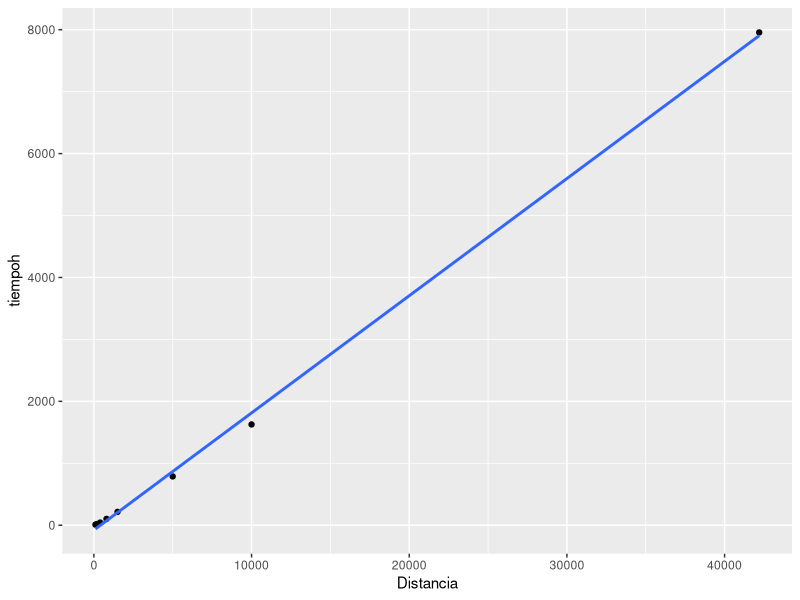
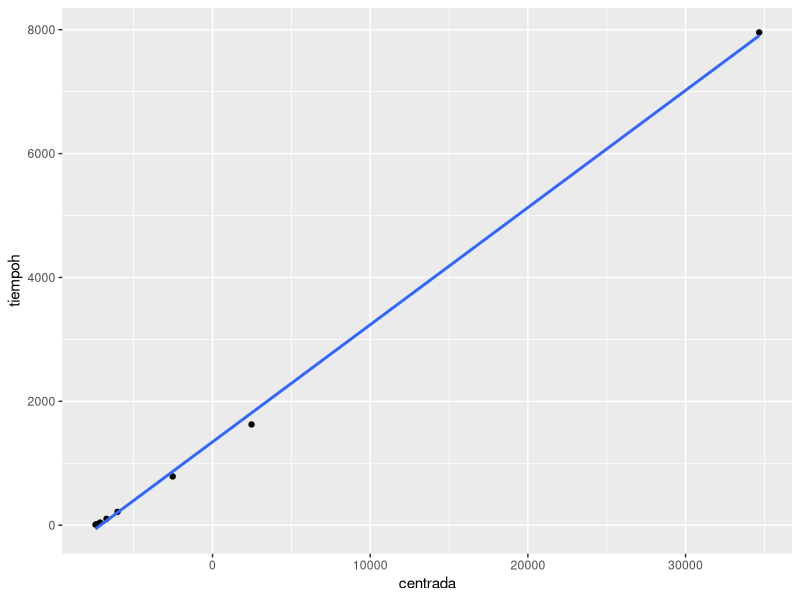

Write the R code that produced these figures, in order.
Distancia<-c(100,200,400,800,1500,5000,10000,42195)

tiempoh <- c(9.84,19.32,43.19,102.58,215.78,787.96,1627.34,7956.00)

tiempom <- c( 10.84,22.12,48.25,117.73,240.83,899.88,1861.63,8765.00)

data <- cbind(Distancia,tiempoh,tiempom)

data<-data.frame(data)

colnames(data) <- c("Distancia", "Tiempo (hombres)","Tiempo (Mujeres")

class(data)

obj <- lm(tiempoh~Distancia,data)

coef(obj)

obj2 <- lm(tiempom~Distancia,data)

coef(obj2)

library(ggplot2)

ggplot(data,aes(x=Distancia,y=tiempoh))+geom_point()+geom_smooth(method = lm,se=F)


##############################

library(tidyverse)

algoh<- data%>%
  mutate(centrada=Distancia-mean(Distancia)) %>%
  lm(tiempoh~centrada, data=.)
  
algoh[["coefficients"]]

algom<- data%>%
  mutate(centrada=Distancia-mean(Distancia)) %>%
  lm(tiempom~centrada, data=.)

algom[["coefficients"]]



 #Grafico
data%>%
  mutate(centrada=Distancia-mean(Distancia))%>%
  lm(tiempoh~centrada, data=.)%>%
  ggplot(.,aes(x=centrada,y=tiempoh))+geom_point()+geom_smooth(method = lm,se=F)


#Son los hombres más rápidos?

modh <- lm(tiempoh~Distancia,data = data)

sum(coef(modh)*c(1,3000))

predict(modh,newdata=data.frame(Distancia=3000))
















































